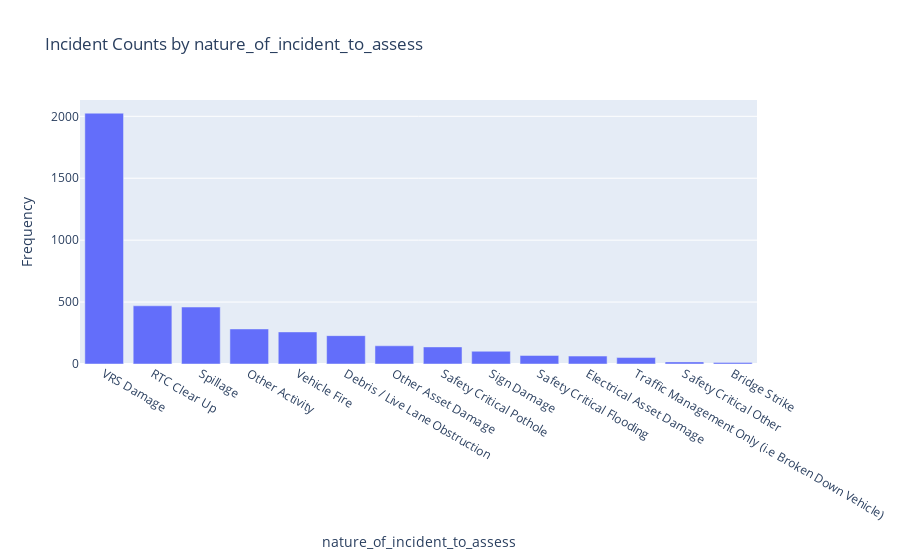

Notebook code cell kept with this figure:
### Code cell
# Calls plot_bar_chart function
plot_bar_chart(df['nature_of_incident_to_assess'].value_counts(), 'nature_of_incident_to_assess', 'Frequency', 'Incident Counts by nature_of_incident_to_assess')

### Figure 1 — Plotly figure (JSON) as saved in the notebook; plotly's stock layout.template omitted (floating-point values rounded to 4 significant figures)
{"data": [{"alignmentgroup": "True", "hovertemplate": "nature_of_incident_to_assess=%{x}<br>Frequency=%{y}<extra></extra>", "legendgroup": "", "marker": {"color": "#636efa", "pattern": {"shape": ""}}, "name": "", "offsetgroup": "", "orientation": "v", "showlegend": false, "textposition": "auto", "type": "bar", "x": ["VRS Damage", "RTC Clear Up", "Spillage", "Other Activity", "Vehicle Fire", "Debris / Live Lane Obstruction", "Other Asset Damage", "Safety Critical Pothole", "Sign Damage", "Safety Critical Flooding", "Electrical Asset Damage", "Traffic Management Only (i.e Broken Down Vehicle)", "Safety Critical Other", "Bridge Strike"], "xaxis": "x", "y": [2025, 470, 460, 283, 259, 229, 147, 138, 103, 69, 64, 52, 17, 13], "yaxis": "y"}], "layout": {"barmode": "relative", "legend": {"tracegroupgap": 0}, "title": {"text": "Incident Counts by nature_of_incident_to_assess"}, "xaxis": {"anchor": "y", "domain": [0, 1], "title": {"text": "nature_of_incident_to_assess"}}, "yaxis": {"anchor": "x", "domain": [0, 1], "title": {"text": "Frequency"}}}}
